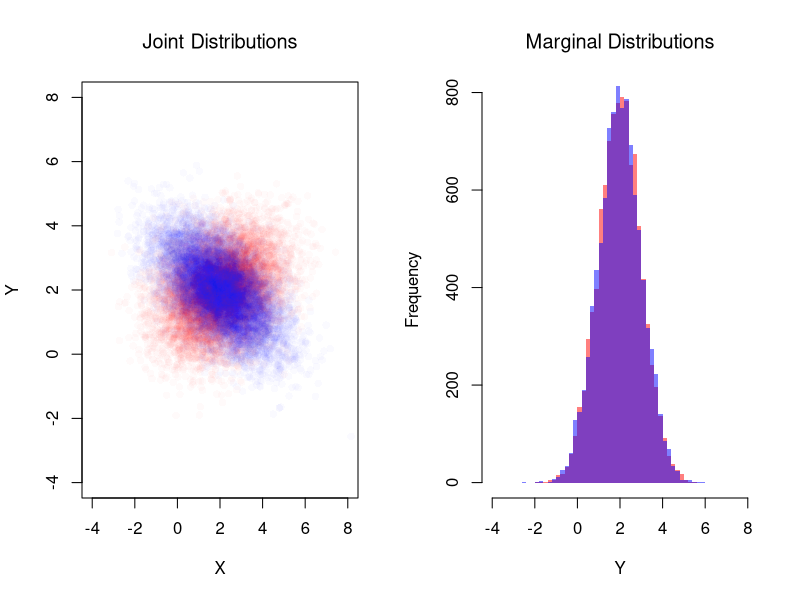
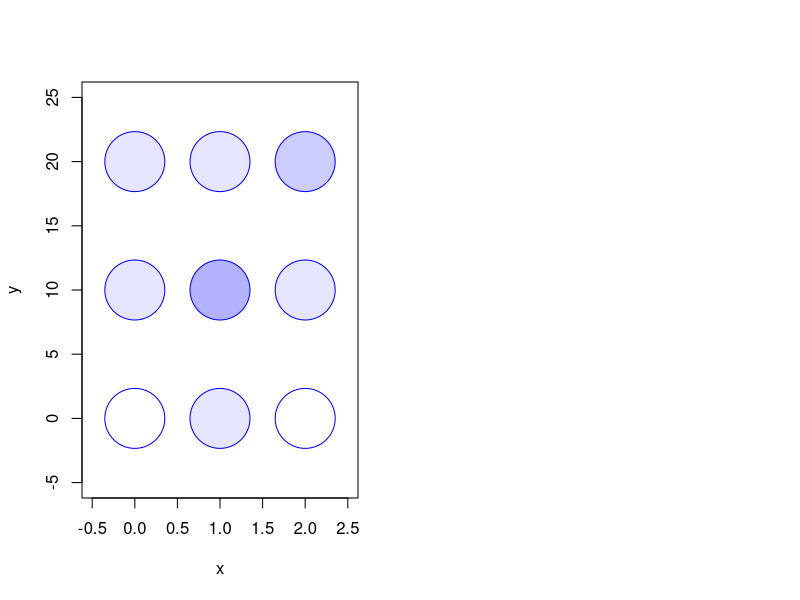

Here is the R script that generated these plots, in order:
## ---- chunk 1
# Create a 2x2 matrix for the joint distribution.
# Rows correspond to X1 (coin 1), and columns correspond to X2 (coin 2).
P_fair <- matrix(1/4, nrow = 2, ncol = 2)
rownames(P_fair) <- c("X1=0", "X1=1")
colnames(P_fair) <- c("X2=0", "X2=1")
P_fair

# Compute the marginal distributions.
# Marginal for X1: sum across columns.
P_X1 <- rowSums(P_fair)
P_X1
# Marginal for X2: sum across rows.
P_X2 <- colSums(P_fair)
P_X2

# Compute the conditional probabilities Prob(X2 | X1).
cond_X2_given_X1 <- matrix(0, nrow = 2, ncol = 2)
for (j in c(1,2)) {
  cond_X2_given_X1[, j] <- P_fair[, j] / P_X1[j]
}
rownames(cond_X2_given_X1) <- c("X2=0", "X2=1")
colnames(cond_X2_given_X1) <- c("given X1=0", "given X1=1")
cond_X2_given_X1
## ---- chunk 2
# Create the joint distribution matrix for the unfair coin case.
P_unfair <- matrix(c(0.5, 0, 0, 0.5), nrow = 2, ncol = 2, byrow = TRUE)
rownames(P_unfair) <- c("X1=0", "X1=1")
colnames(P_unfair) <- c("X2=0", "X2=1")
P_unfair

# Compute the marginal distribution for X2 in the unfair case.
P_X2_unfair <- colSums(P_unfair)
P_X1_unfair <- rowSums(P_unfair)

# Compute the conditional probabilities Prob(X1 | X2) for the unfair coin.
cond_X2_given_X1_unfair <- matrix(NA, nrow = 2, ncol = 2)
for (j in c(1,2)) {
  if (P_X1_unfair[j] > 0) {
    cond_X2_given_X1_unfair[, j] <- P_unfair[, j] / P_X1_unfair[j]
  }
}
rownames(cond_X2_given_X1_unfair) <- c("X2=0", "X2=1")
colnames(cond_X2_given_X1_unfair) <- c("given X1=0", "given X1=1")
cond_X2_given_X1_unfair
## ---- chunk 3
# Simulate Bivariate Data
N <- 10000
Mu <- c(2,2) ## Means

Sigma1 <- matrix(c(2,-.8,-.8,1),2,2) ## CoVariance Matrix
MVdat1 <- mvtnorm::rmvnorm(N, Mu, Sigma1)
colnames(MVdat1) <- c('X','Y')

Sigma2 <- matrix(c(2,.4,.4,1),2,2) ## CoVariance Matrix
MVdat2 <- mvtnorm::rmvnorm(N, Mu, Sigma2)
colnames(MVdat2) <- c('X','Y')

par(mfrow=c(1,2))
## Different diagonals
plot(MVdat2, col=rgb(1,0,0,0.02), pch=16,
    main='Joint Distributions', font.main=1,
    ylim=c(-4,8), xlim=c(-4,8),
    xlab='X', ylab='Y')
points(MVdat1,col=rgb(0,0,1,0.02),pch=16)
## Same marginal distributions
xbks <- seq(-4,8,by=.2)
hist(MVdat2[,2], col=rgb(1,0,0,0.5),
    breaks=xbks, border=NA,
    xlab='Y',
    main='Marginal Distributions', font.main=1)
hist(MVdat1[,2], col=rgb(0,0,1,0.5),
    add=T, breaks=xbks, border=NA)
## ---- chunk 4
# Make a Probability Table
x <- c(0,1,2)
y <- c(0,10,20)
xy_probs <- matrix(c(
    0.0, 0.1, 0.0,
    0.1, 0.3, 0.1,
    0.1, 0.1, 0.2
), nrow=3, ncol=3, byrow=TRUE)
rownames(xy_probs) <- paste0('y=',y)
colnames(xy_probs) <-  paste0('x=',x)
xy_probs


# Plot joint distribution
prob_table <- expand.grid(x=x, y=y)
prob_table[,'probabilities'] <- as.vector(t(xy_probs))
plot(prob_table[,'x'], prob_table[,'y'],
     xlim=c(-0.5,2.5), ylim=c(-5, 25),
     pch=21, cex=8, col='blue',
     bg=rgb(0,0,1, prob_table[,'probabilities']),
     xlab = "x", ylab = "y")
## ---- chunk 5
# Compute Marginals
pX <- colSums(xy_probs) #Prob(X_i=x)
pY <- rowSums(xy_probs) #Prob(Y_i=y)

# Compute Conditionals 
PY_x <- t( t(xy_probs) / pX ) #Prob(Y_i=y | X_i=x)
PX_y <- xy_probs / pY  #Prob(X_i=x | Y_i=y)

# Compute Means
EX <- sum(x * pX)
EY <- sum(y * pY)

# Conditional expectation E[Y_i|X_i=x]
EY_x <- colSums(PY_x * y)
EY_x
#EX_y <- colSums(PX_y * x)
#EX_y
## ---- chunk 6
# Compute Covariance
dxy_grid <- expand.grid(dy=y-EY, dx=x-EX)[,c(2,1)]
dxy_grid[,'p'] <- as.vector(xy_probs)
dxy_grid[,'contribution'] <- dxy_grid[,'dx'] * dxy_grid[,'dy'] * dxy_grid[,'p']
CovXY <- sum(dxy_grid[,'contribution'])
CovXY

# Compute Variances
VX <- sum( (x-EX)^2 * pX)
SX <- sqrt(VX)
VY <- sum( (y-EY)^2 * pY)
SY <- sqrt(VY)

# Compute Correlation
CorXY <- CovXY / (SX * SY)
CorXY
